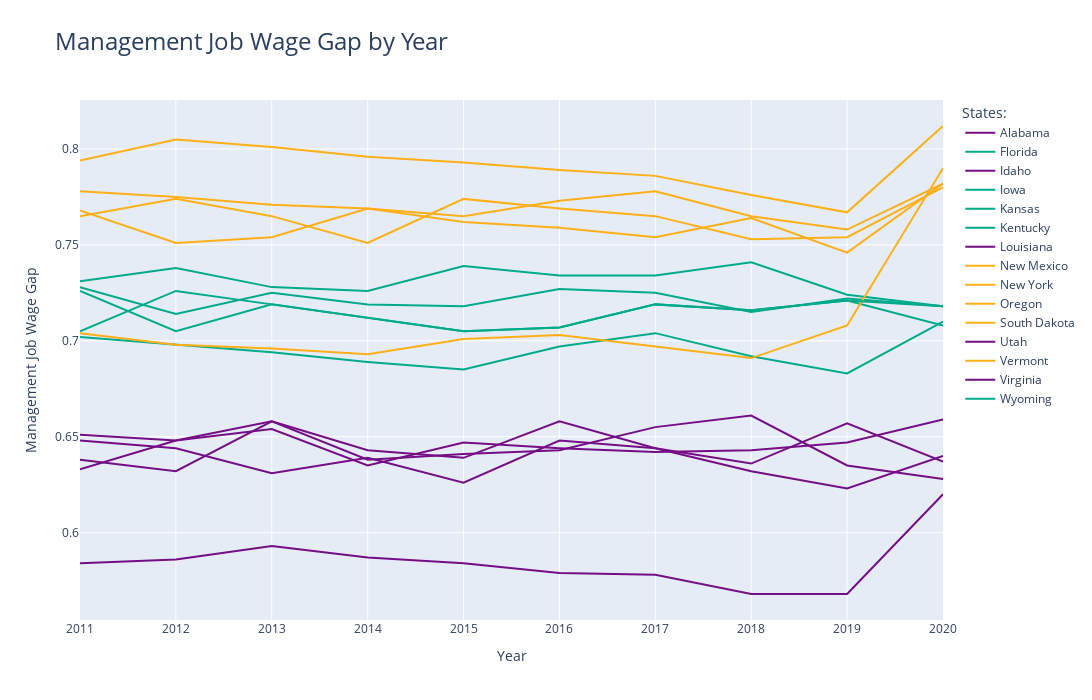

Notebook code for this chart:
### Markdown cell above
<h4> State legislature</h4>

* Proportion of women in legislature.
* In general, the trend is steady before 2018, with a slight increase after.
    * Colorado: stays the top 1 in female proportion in state legislature. 2018-2019 shows a sharp increase.
    * Hawaii: moved from the top 10% to the middle range (45%-55%)
    * Alaska: moved from the last in the middle range to the top 10% range
    * Oklahoma: shows a sharp increase from 2018-2019.

### Code cell
import_feat = ['state_legislature','mngmt_job_wage_gap','rape_rate','life_exp_m_f','abortion_rate']

# Calculate the rank percentage for each state in 2011
df['pct_rank'] = df[df['year'] == 2020]['mngmt_job_wage_gap'].rank(pct=True)

# Divide states into three groups based on rank percentage
df['group'] = pd.cut(df['pct_rank'], bins=[0, 0.1, 0.45, 0.55, 0.9, 1.0], labels=[r'前10%', r'10%-45%', r'45%-55%', r'55%-90%', r'后10%'])

# Process each state's data individually and store it in a dictionary
states_data = {}
for state, data in df.groupby('state'):
    # Sort the data by year
    data = data.sort_values('year')
    # Construct Plotly's Trace object
    trace = go.Scatter(
        x=data['year'],
        y=data['mngmt_job_wage_gap'],
        name=state,
        line=dict(width=2),
        mode='lines',
        text=data['mngmt_job_wage_gap'],
        hovertemplate='<b>%{text:.2f}%</b><brstate: %{name}<br>year: %{x}'
    )
    # Assign the corresponding color according to which group the state belongs to
    if r'前10%' in data['group'].unique():
        
        trace.update(line=dict(color='#750D86'))
        states_data[state] = trace

    elif r'后10%' in data['group'].unique():
        trace.update(line=dict(color='#FEAF16'))
        states_data[state] = trace

    elif r'45%-55%' in data['group'].unique():
        trace.update(line=dict(color='#00AB8B'))
        states_data[state] = trace

    # Store a Trace object for each state

# Construct Plotly's Figure object
fig = go.Figure(list(states_data.values()))

# Add a chart title and axis labels
fig.update_layout(title='Management Job Wage Gap by Year',
                title_font_size=24,
                legend_title='States:',
                xaxis_title='Year',
                yaxis_title='Management Job Wage Gap',
                width=1200,
                height=700)

# show chart
fig.show()

### Figure 1 — Plotly figure (JSON) as saved in the notebook; plotly's stock layout.template omitted (floating-point values rounded to 4 significant figures)
{"data": [{"hovertemplate": "<b>%{text:.2f}%</b><brstate: %{name}<br>year: %{x}", "line": {"color": "#750D86", "width": 2}, "mode": "lines", "name": "Alabama", "text": [0.633, 0.648, 0.658, 0.643, 0.639, 0.658, 0.644, 0.632, 0.623, 0.64], "type": "scatter", "x": [2011, 2012, 2013, 2014, 2015, 2016, 2017, 2018, 2019, 2020], "y": [0.633, 0.648, 0.658, 0.643, 0.639, 0.658, 0.644, 0.632, 0.623, 0.64]}, {"hovertemplate": "<b>%{text:.2f}%</b><brstate: %{name}<br>year: %{x}", "line": {"color": "#00AB8B", "width": 2}, "mode": "lines", "name": "Florida", "text": [0.731, 0.738, 0.728, 0.726, 0.739, 0.734, 0.734, 0.741, 0.724, 0.718], "type": "scatter", "x": [2011, 2012, 2013, 2014, 2015, 2016, 2017, 2018, 2019, 2020], "y": [0.731, 0.738, 0.728, 0.726, 0.739, 0.734, 0.734, 0.741, 0.724, 0.718]}, {"hovertemplate": "<b>%{text:.2f}%</b><brstate: %{name}<br>year: %{x}", "line": {"color": "#750D86", "width": 2}, "mode": "lines", "name": "Idaho", "text": [0.638, 0.632, 0.658, 0.638, 0.641, 0.643, 0.655, 0.661, 0.635, 0.628], "type": "scatter", "x": [2011, 2012, 2013, 2014, 2015, 2016, 2017, 2018, 2019, 2020], "y": [0.638, 0.632, 0.658, 0.638, 0.641, 0.643, 0.655, 0.661, 0.635, 0.628]}, {"hovertemplate": "<b>%{text:.2f}%</b><brstate: %{name}<br>year: %{x}", "line": {"color": "#00AB8B", "width": 2}, "mode": "lines", "name": "Iowa", "text": [0.728, 0.714, 0.725, 0.719, 0.718, 0.727, 0.725, 0.715, 0.722, 0.718], "type": "scatter", "x": [2011, 2012, 2013, 2014, 2015, 2016, 2017, 2018, 2019, 2020], "y": [0.728, 0.714, 0.725, 0.719, 0.718, 0.727, 0.725, 0.715, 0.722, 0.718]}, {"hovertemplate": "<b>%{text:.2f}%</b><brstate: %{name}<br>year: %{x}", "line": {"color": "#00AB8B", "width": 2}, "mode": "lines", "name": "Kansas", "text": [0.702, 0.698, 0.694, 0.689, 0.685, 0.697, 0.704, 0.692, 0.683, 0.71], "type": "scatter", "x": [2011, 2012, 2013, 2014, 2015, 2016, 2017, 2018, 2019, 2020], "y": [0.702, 0.698, 0.694, 0.689, 0.685, 0.697, 0.704, 0.692, 0.683, 0.71]}, {"hovertemplate": "<b>%{text:.2f}%</b><brstate: %{name}<br>year: %{x}", "line": {"color": "#00AB8B", "width": 2}, "mode": "lines", "name": "Kentucky", "text": [0.705, 0.726, 0.719, 0.712, 0.705, 0.707, 0.719, 0.716, 0.721, 0.708], "type": "scatter", "x": [2011, 2012, 2013, 2014, 2015, 2016, 2017, 2018, 2019, 2020], "y": [0.705, 0.726, 0.719, 0.712, 0.705, 0.707, 0.719, 0.716, 0.721, 0.708]}, {"hovertemplate": "<b>%{text:.2f}%</b><brstate: %{name}<br>year: %{x}", "line": {"color": "#750D86", "width": 2}, "mode": "lines", "name": "Louisiana", "text": [0.648, 0.644, 0.631, 0.639, 0.626, 0.648, 0.644, 0.636, 0.657, 0.637], "type": "scatter", "x": [2011, 2012, 2013, 2014, 2015, 2016, 2017, 2018, 2019, 2020], "y": [0.648, 0.644, 0.631, 0.639, 0.626, 0.648, 0.644, 0.636, 0.657, 0.637]}, {"hovertemplate": "<b>%{text:.2f}%</b><brstate: %{name}<br>year: %{x}", "line": {"color": "#FEAF16", "width": 2}, "mode": "lines", "name": "New Mexico", "text": [0.765, 0.774, 0.765, 0.751, 0.774, 0.769, 0.765, 0.753, 0.754, 0.78], "type": "scatter", "x": [2011, 2012, 2013, 2014, 2015, 2016, 2017, 2018, 2019, 2020], "y": [0.765, 0.774, 0.765, 0.751, 0.774, 0.769, 0.765, 0.753, 0.754, 0.78]}, {"hovertemplate": "<b>%{text:.2f}%</b><brstate: %{name}<br>year: %{x}", "line": {"color": "#FEAF16", "width": 2}, "mode": "lines", "name": "New York", "text": [0.778, 0.775, 0.771, 0.769, 0.765, 0.773, 0.778, 0.765, 0.758, 0.782], "type": "scatter", "x": [2011, 2012, 2013, 2014, 2015, 2016, 2017, 2018, 2019, 2020], "y": [0.778, 0.775, 0.771, 0.769, 0.765, 0.773, 0.778, 0.765, 0.758, 0.782]}, {"hovertemplate": "<b>%{text:.2f}%</b><brstate: %{name}<br>year: %{x}", "line": {"color": "#FEAF16", "width": 2}, "mode": "lines", "name": "Oregon", "text": [0.704, 0.698, 0.696, 0.693, 0.701, 0.703, 0.697, 0.691, 0.708, 0.79], "type": "scatter", "x": [2011, 2012, 2013, 2014, 2015, 2016, 2017, 2018, 2019, 2020], "y": [0.704, 0.698, 0.696, 0.693, 0.701, 0.703, 0.697, 0.691, 0.708, 0.79]}, {"hovertemplate": "<b>%{text:.2f}%</b><brstate: %{name}<br>year: %{x}", "line": {"color": "#FEAF16", "width": 2}, "mode": "lines", "name": "South Dakota", "text": [0.768, 0.751, 0.754, 0.769, 0.762, 0.759, 0.754, 0.764, 0.746, 0.782], "type": "scatter", "x": [2011, 2012, 2013, 2014, 2015, 2016, 2017, 2018, 2019, 2020], "y": [0.768, 0.751, 0.754, 0.769, 0.762, 0.759, 0.754, 0.764, 0.746, 0.782]}, {"hovertemplate": "<b>%{text:.2f}%</b><brstate: %{name}<br>year: %{x}", "line": {"color": "#750D86", "width": 2}, "mode": "lines", "name": "Utah", "text": [0.584, 0.586, 0.593, 0.587, 0.584, 0.579, 0.578, 0.568, 0.568, 0.62], "type": "scatter", "x": [2011, 2012, 2013, 2014, 2015, 2016, 2017, 2018, 2019, 2020], "y": [0.584, 0.586, 0.593, 0.587, 0.584, 0.579, 0.578, 0.568, 0.568, 0.62]}, {"hovertemplate": "<b>%{text:.2f}%</b><brstate: %{name}<br>year: %{x}", "line": {"color": "#FEAF16", "width": 2}, "mode": "lines", "name": "Vermont", "text": [0.794, 0.805, 0.801, 0.796, 0.793, 0.789, 0.786, 0.776, 0.767, 0.812], "type": "scatter", "x": [2011, 2012, 2013, 2014, 2015, 2016, 2017, 2018, 2019, 2020], "y": [0.794, 0.805, 0.801, 0.796, 0.793, 0.789, 0.786, 0.776, 0.767, 0.812]}, {"hovertemplate": "<b>%{text:.2f}%</b><brstate: %{name}<br>year: %{x}", "line": {"color": "#750D86", "width": 2}, "mode": "lines", "name": "Virginia", "text": [0.651, 0.648, 0.654, 0.635, 0.647, 0.644, 0.642, 0.643, 0.647, 0.659], "type": "scatter", "x": [2011, 2012, 2013, 2014, 2015, 2016, 2017, 2018, 2019, 2020], "y": [0.651, 0.648, 0.654, 0.635, 0.647, 0.644, 0.642, 0.643, 0.647, 0.659]}, {"hovertemplate": "<b>%{text:.2f}%</b><brstate: %{name}<br>year: %{x}", "line": {"color": "#00AB8B", "width": 2}, "mode": "lines", "name": "Wyoming", "text": [0.726, 0.705, 0.719, 0.712, 0.705, 0.707, 0.719, 0.716, 0.721, 0.718], "type": "scatter", "x": [2011, 2012, 2013, 2014, 2015, 2016, 2017, 2018, 2019, 2020], "y": [0.726, 0.705, 0.719, 0.712, 0.705, 0.707, 0.719, 0.716, 0.721, 0.718]}], "layout": {"height": 700, "legend": {"title": {"text": "States:"}}, "title": {"font": {"size": 24}, "text": "Management Job Wage Gap by Year"}, "width": 1200, "xaxis": {"title": {"text": "Year"}}, "yaxis": {"title": {"text": "Management Job Wage Gap"}}}}
